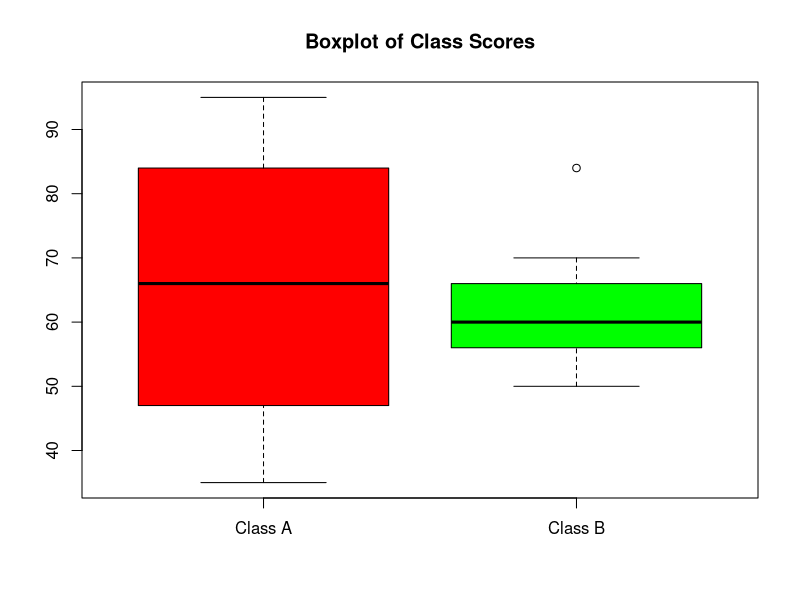

Here is the R script that generated this plot:
class_A <- c(76, 35, 47, 64, 95, 66, 89, 36, 84)
class_B <- c(51, 56, 84, 60, 59, 70, 63, 66, 50)

mean_A <- mean(class_A)
mean_B <- mean(class_B)

median_A <- median(class_A)
median_B <- median(class_B)

range_A <- range(class_A)
range_B <- range(class_B)

print(paste("Mean for Class A: ", mean_A, "; Class B: ", mean_B))
print(paste("Median for Class A: ", median_A, "; Class B: ", median_B))
print(paste("Range for Class A: ", diff(range_A), "; Class B: ", diff(range_B)))

boxplot(class_A, class_B, names = c("Class A", "Class B"), main="Boxplot of Class Scores", col=c("red", "green"))
